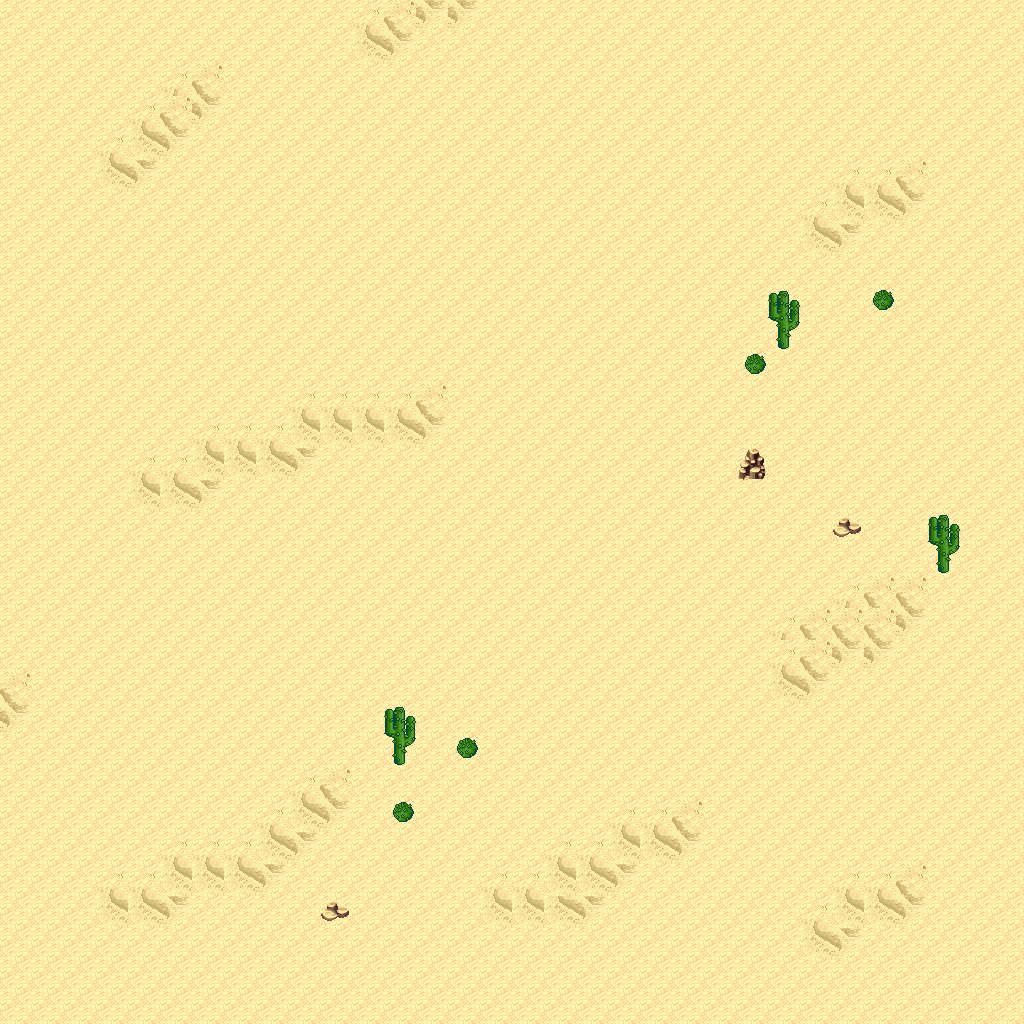

This game map was drawn from its Tiled (.tmx) file and the tilesets committed beside it. A one-line description and the trimmed map source follow:
An orthogonal 32x32 tile map with 32x32 px tiles, 5 tile layers (Ground, Objects, Objects2, Above, ...), 1 hidden layer not drawn, 14 tilesets.

<map version="1.10" tiledversion="1.11.0" orientation="orthogonal" renderorder="right-down" width="32" height="32" tilewidth="32" tileheight="32" infinite="0" nextlayerid="11" nextobjectid="1">
 <tileset firstgid="1" name="logic_collision" tilewidth="32" tileheight="32" tilecount="1" columns="1">
  <image source="../drawable/logic_collision.png" width="32" height="32" />
 </tileset>
 <tileset firstgid="2" name="ground_ground" tilewidth="32" tileheight="32" tilecount="33" columns="3">
  <image source="../drawable/ground_ground.png" width="96" height="352" />
 </tileset>
 <tileset firstgid="35" name="terrain_desert" tilewidth="32" tileheight="32" tilecount="88" columns="8">
  <image source="../drawable/terrain_desert.png" width="256" height="352" />
 </tileset>
 <tileset firstgid="123" name="building_stone_ruins" tilewidth="32" tileheight="32" tilecount="72" columns="6">
  <image source="../drawable/building_stone_ruins.png" width="192" height="384" />
 </tileset>
 <tileset firstgid="195" name="ground_sand_edges" tilewidth="32" tileheight="32" tilecount="15" columns="5">
  <image source="../drawable/ground_sand_edges.png" width="160" height="96" />
 </tileset>
 <tileset firstgid="210" name="ground_slate_tiles" tilewidth="32" tileheight="32" tilecount="15" columns="5">
  <image source="../drawable/ground_slate_tiles.png" width="160" height="96" />
 </tileset>
 <tileset firstgid="225" name="ground_sand_2" tilewidth="32" tileheight="32" tilecount="15" columns="5">
  <image source="../drawable/ground_sand_2.png" width="160" height="96" />
 </tileset>
 <tileset firstgid="240" name="plant_cactus_2" tilewidth="32" tileheight="32" tilecount="10" columns="5">
  <image source="../drawable/plant_cactus_2.png" width="160" height="64" />
 </tileset>
 <tileset firstgid="250" name="plant_round_cactuses" tilewidth="32" tileheight="32" tilecount="20" columns="10">
  <image source="../drawable/plant_round_cactuses.png" width="320" height="64" />
 </tileset>
 <tileset firstgid="270" name="plant_tree_banana_tree" tilewidth="32" tileheight="32" tilecount="40" columns="4">
  <image source="../drawable/plant_tree_banana_tree.png" width="128" height="320" />
 </tileset>
 <tileset firstgid="310" name="plant_tree_palm_tree" tilewidth="32" tileheight="32" tilecount="6" columns="2">
  <image source="../drawable/plant_tree_palm_tree.png" width="64" height="96" />
 </tileset>
 <tileset firstgid="316" name="plant_tree_palm_trees" tilewidth="32" tileheight="32" tilecount="40" columns="4">
  <image source="../drawable/plant_tree_palm_trees.png" width="128" height="320" />
 </tileset>
 <tileset firstgid="356" name="building_stone_tower" tilewidth="32" tileheight="32" tilecount="14" columns="2">
  <image source="../drawable/building_stone_tower.png" width="64" height="224" />
 </tileset>
 <tileset firstgid="370" name="plant_bush_large_green" tilewidth="32" tileheight="32" tilecount="9" columns="3">
  <image source="../drawable/plant_bush_large_green.png" width="96" height="96" />
 </tileset>
 <layer id="1" name="Ground" width="32" height="32">
  <data>[1024 cells, 1024 non-empty, 5 distinct tile ids]</data>
 </layer>
 <layer id="2" name="Objects" width="32" height="32">
  <data>[1024 cells, 10 non-empty, 4 distinct tile ids]</data>
 </layer>
 <layer id="3" name="Objects2" width="32" height="32">
  <data>[1024 cells, 0 non-empty, 0 distinct tile ids]</data>
 </layer>
 <layer id="4" name="Above" width="32" height="32">
  <data>[1024 cells, 3 non-empty, 1 distinct tile ids]</data>
 </layer>
 <layer id="5" name="Above2" width="32" height="32">
  <data>[1024 cells, 0 non-empty, 0 distinct tile ids]</data>
 </layer>
 <layer id="6" name="Walkable" width="32" height="32" visible="0">
  <data>[1024 cells, 10 non-empty, 1 distinct tile ids]</data>
 </layer>
 <objectgroup id="7" name="Mapevents" />
 <objectgroup id="8" name="Spawn" />
 <objectgroup id="9" name="Keys" />
 <objectgroup id="10" name="Replace" />
</map>
